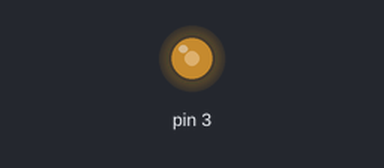
Recording of a sketch running on a simulated Arduino Leonardo, built with avr-gcc and run on an emulated ATmega32U4. Shown: output pins drawn as LEDs (lit = HIGH). What the sketch prints to the serial monitor is not drawn.

Above: at 0.1 s.
Timing chart, 0 to 1.6 s (numbered marks = the images above):
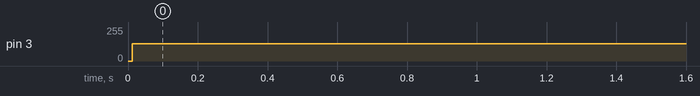

Measured:
- by itself, pin 3: 0/255 → 128/255 at 0.01 s

The sketch:

PWMFrequency_lib_Test01.ino
```cpp
#include <PWMFrequency.h>

//
// This in an example sketch for the PWM Frequency Library
//
// It is special purpose, as it allows you to test the frequencies
// produced by the Arduino, automatically by connecting a test PWM PIN
// to PIN 3. PIN 3 then reads then counts and displays the frequency
// to you.
//
// Note: PWM pins 3 and 11, cannot be tested in this way because the code
// relies on millis() to function.
//

void setup() {

  Serial.begin(9600);

  //leonardo serial startup
  while (!Serial);

  Serial.println("PWM Prescaler Testing");
  Serial.println("=====================");
  Serial.println("");


}

// TEST Prescale Values for Normal and advanced Timer4
uint16_t testPrescaleTimerValues1[] = {1, 8, 64, 256, 1024};
uint16_t testPrescaleTimerValues2[] = {1, 2, 4, 8, 16, 32, 64, 128, 256, 512, 1024, 2048, 4096, 8192, 16384};

void loop() {

//  testFrequency(9, testPrescaleTimerValues1, sizeof(testPrescaleTimerValues1) );
//  testFrequency(10, testPrescaleTimerValues1, sizeof(testPrescaleTimerValues1) );
//  testFrequency(13, testPrescaleTimerValues2, sizeof(testPrescaleTimerValues2) );

  // The following can only be tested on an oscilliscope
  testFrequency(3,testPrescaleTimerValues1, sizeof(testPrescaleTimerValues1) );
  //testFrequency(11,testPrescaleTimerValues1, sizeof(testPrescaleTimerValues1) );
}

void testFrequency(byte pinNumber, uint16_t *prescalValues, int size) {

  Serial.println();
  Serial.print("Testing PIN ");
  Serial.println(pinNumber);

  // setup the PIN
  pinMode(pinNumber, OUTPUT);

  byte elements = size / sizeof(uint16_t);

  Serial.print("Prescale Value = ");
  for ( int i = 0; i < elements; i++ ) {

    // set the prescale, and PWM output
    setPWMPrescaler(pinNumber, prescalValues[i]);

    // settle
    delay (10);

    // set the PIN
    pinMode(pinNumber, OUTPUT);
    analogWrite(pinNumber, 128);

    // settle
    delay (10);

    delay (1000); // RUN THE TEST

    Serial.print(prescalValues[i]);
    Serial.print(" ");

    // wait for serial output
    delay (10);
  }
  Serial.println("");
}
```
